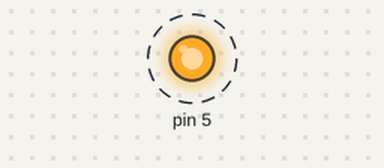
The sketch below on a simulated Arduino Uno, built with avr-gcc and run on an emulated ATmega328P. Shown: output pins drawn as LEDs (lit = HIGH). Dashed ring = blinking. What the sketch prints to the serial monitor is not drawn.

Above: at 0.5 s.
Timing chart, 0 to 4.6 s (numbered marks = the images above):
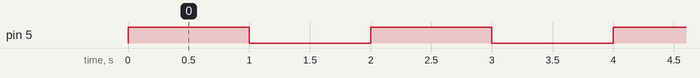

Measured:
- by itself, pin 5: alternates HIGH for 1.0 s and LOW for 1.0 s

The sketch:

sketch_feb11a.ino
```cpp
void setup() {
  pinMode(5,OUTPUT);
  Serial.begin(115200);
  Serial.println("Ready");

}

void loop() {
  digitalWrite(5,HIGH);
  Serial.println("LED ON");
  delay(1000);
  digitalWrite(5,LOW);
  Serial.println("LED OFF");
  delay(1000);

}
```
